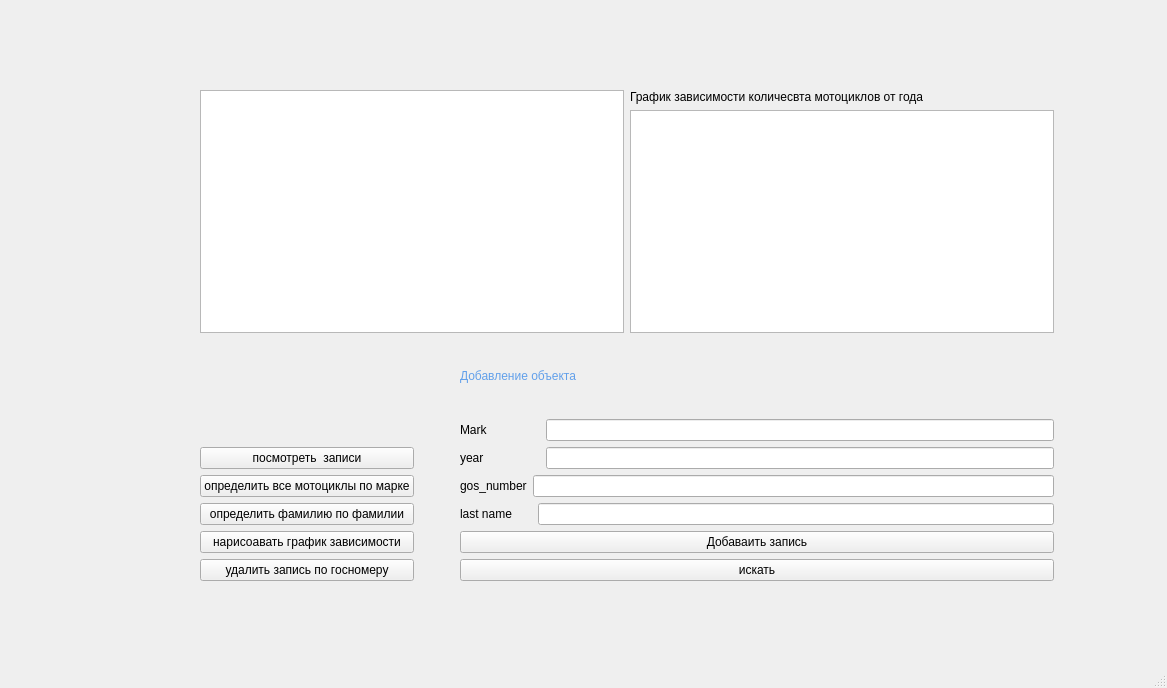
<?xml version="1.0" encoding="UTF-8"?>
<ui version="4.0">
 <class>MainWindow</class>
 <widget class="QMainWindow" name="MainWindow">
  <property name="geometry">
   <rect>
    <x>0</x>
    <y>0</y>
    <width>1167</width>
    <height>688</height>
   </rect>
  </property>
  <property name="windowTitle">
   <string>MainWindow</string>
  </property>
  <property name="styleSheet">
   <string notr="true"/>
  </property>
  <widget class="QWidget" name="centralwidget">
   <widget class="QWidget" name="verticalLayoutWidget_3">
    <property name="geometry">
     <rect>
      <x>200</x>
      <y>90</y>
      <width>854</width>
      <height>491</height>
     </rect>
    </property>
    <layout class="QVBoxLayout" name="verticalLayout_2">
     <item>
      <layout class="QHBoxLayout" name="horizontalLayout_8"/>
     </item>
     <item>
      <layout class="QHBoxLayout" name="horizontalLayout_12">
       <item>
        <widget class="QTextEdit" name="textEdit">
         <property name="focusPolicy">
          <enum>Qt::NoFocus</enum>
         </property>
         <property name="contextMenuPolicy">
          <enum>Qt::NoContextMenu</enum>
         </property>
         <property name="verticalScrollBarPolicy">
          <enum>Qt::ScrollBarAlwaysOff</enum>
         </property>
         <property name="horizontalScrollBarPolicy">
          <enum>Qt::ScrollBarAlwaysOff</enum>
         </property>
         <property name="sizeAdjustPolicy">
          <enum>QAbstractScrollArea::AdjustToContentsOnFirstShow</enum>
         </property>
        </widget>
       </item>
       <item>
        <layout class="QVBoxLayout" name="verticalLayout_4">
         <item>
          <widget class="QLabel" name="label_2">
           <property name="text">
            <string>График зависимости количесвта мотоциклов от года</string>
           </property>
          </widget>
         </item>
         <item>
          <widget class="QGraphicsView" name="graphicsView"/>
         </item>
        </layout>
       </item>
       <item>
        <layout class="QVBoxLayout" name="verticalLayout_6"/>
       </item>
      </layout>
     </item>
     <item>
      <layout class="QHBoxLayout" name="horizontalLayout_7">
       <item>
        <layout class="QVBoxLayout" name="verticalLayout">
         <item>
          <spacer name="verticalSpacer">
           <property name="orientation">
            <enum>Qt::Vertical</enum>
           </property>
           <property name="sizeHint" stdset="0">
            <size>
             <width>20</width>
             <height>40</height>
            </size>
           </property>
          </spacer>
         </item>
         <item>
          <widget class="QPushButton" name="pushButton_6">
           <property name="text">
            <string>посмотреть  записи</string>
           </property>
          </widget>
         </item>
         <item>
          <widget class="QPushButton" name="pushButton_7">
           <property name="text">
            <string>определить все мотоциклы по марке</string>
           </property>
          </widget>
         </item>
         <item>
          <widget class="QPushButton" name="pushButton_5">
           <property name="text">
            <string>определить фамилию по фамилии</string>
           </property>
          </widget>
         </item>
         <item>
          <widget class="QPushButton" name="pushButton_4">
           <property name="text">
            <string>нарисоавать график зависимости</string>
           </property>
          </widget>
         </item>
         <item>
          <widget class="QPushButton" name="pushButton_2">
           <property name="text">
            <string>удалить запись по госномеру</string>
           </property>
          </widget>
         </item>
        </layout>
       </item>
       <item>
        <spacer name="horizontalSpacer">
         <property name="orientation">
          <enum>Qt::Horizontal</enum>
         </property>
         <property name="sizeType">
          <enum>QSizePolicy::Preferred</enum>
         </property>
         <property name="sizeHint" stdset="0">
          <size>
           <width>40</width>
           <height>20</height>
          </size>
         </property>
        </spacer>
       </item>
       <item>
        <layout class="QHBoxLayout" name="horizontalLayout_6">
         <item>
          <layout class="QVBoxLayout" name="verticalLayout_3">
           <item>
            <layout class="QHBoxLayout" name="horizontalLayout_2">
             <item>
              <widget class="QLabel" name="label_6">
               <property name="enabled">
                <bool>true</bool>
               </property>
               <property name="styleSheet">
                <string notr="true">color:rgb(98, 160, 234);
font: 700 italic 14pt &quot;Cantarell&quot;;</string>
               </property>
               <property name="text">
                <string>&lt;html&gt;&lt;head/&gt;&lt;body&gt;                         Добавление объекта&lt;/body&gt;&lt;/html&gt;</string>
               </property>
              </widget>
             </item>
            </layout>
           </item>
           <item>
            <layout class="QHBoxLayout" name="horizontalLayout">
             <item>
              <widget class="QLabel" name="label">
               <property name="text">
                <string>Mark                </string>
               </property>
              </widget>
             </item>
             <item>
              <widget class="QLineEdit" name="lineEdit">
               <property name="styleSheet">
                <string notr="true">font: 700 italic 11pt &quot;Cantarell&quot;;
font: italic 11pt &quot;Cantarell&quot;;</string>
               </property>
               <property name="placeholderText">
                <string/>
               </property>
              </widget>
             </item>
            </layout>
           </item>
           <item>
            <layout class="QHBoxLayout" name="horizontalLayout_5">
             <item>
              <widget class="QLabel" name="label_5">
               <property name="text">
                <string>year                 </string>
               </property>
              </widget>
             </item>
             <item>
              <widget class="QLineEdit" name="lineEdit_6">
               <property name="styleSheet">
                <string notr="true">font: italic 11pt &quot;Cantarell&quot;;</string>
               </property>
              </widget>
             </item>
            </layout>
           </item>
           <item>
            <layout class="QHBoxLayout" name="horizontalLayout_4">
             <item>
              <widget class="QLabel" name="label_4">
               <property name="text">
                <string>gos_number</string>
               </property>
              </widget>
             </item>
             <item>
              <widget class="QLineEdit" name="lineEdit_5">
               <property name="styleSheet">
                <string notr="true">font: italic 11pt &quot;Cantarell&quot;;</string>
               </property>
              </widget>
             </item>
            </layout>
           </item>
           <item>
            <layout class="QHBoxLayout" name="horizontalLayout_3">
             <item>
              <widget class="QLabel" name="label_3">
               <property name="text">
                <string>last name      </string>
               </property>
              </widget>
             </item>
             <item>
              <widget class="QLineEdit" name="lineEdit_3">
               <property name="styleSheet">
                <string notr="true">font: italic 11pt &quot;Cantarell&quot;;</string>
               </property>
              </widget>
             </item>
            </layout>
           </item>
           <item>
            <widget class="QPushButton" name="pushButton_3">
             <property name="text">
              <string>Добаваить запись</string>
             </property>
            </widget>
           </item>
           <item>
            <widget class="QPushButton" name="find_btn">
             <property name="text">
              <string>искать</string>
             </property>
            </widget>
           </item>
          </layout>
         </item>
        </layout>
       </item>
      </layout>
     </item>
    </layout>
   </widget>
  </widget>
  <widget class="QMenuBar" name="menubar">
   <property name="geometry">
    <rect>
     <x>0</x>
     <y>0</y>
     <width>1167</width>
     <height>23</height>
    </rect>
   </property>
  </widget>
  <widget class="QStatusBar" name="statusbar"/>
 </widget>
 <resources/>
 <connections/>
</ui>
